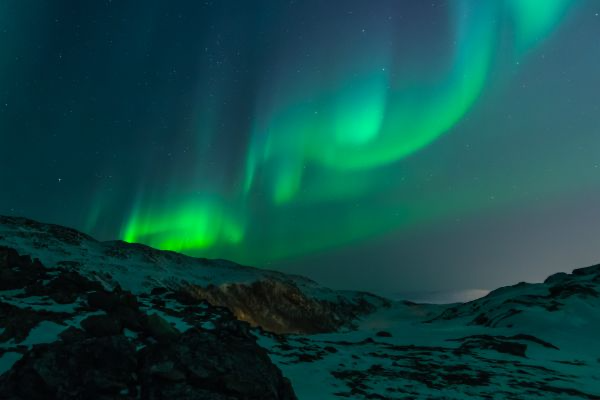
#> input picture img_lights.png, 600 x 400 px
$ python interactive_point_selection_gui_test.py
#> lines starting #> are read from the running program, lines starting #| are printed output that depends on the picture
# This import registers the 3D projection, but is otherwise unused.
import matplotlib.pyplot as plt
import numpy as np
from mpl_toolkits.mplot3d import Axes3D  # noqa: F401 unused import

fig = plt.figure()
ax = fig.add_subplot(111)
img = plt.imread("img_lights.png")
#> img is the input picture: shape (400, 600, 4) float32; mean R, G, B, A 0.06, 0.282, 0.272, 1
ax.imshow(img)

# ax.set_picker(5)
handle = ax.plot(np.random.rand(100), 'o', picker=5)  # 5 points tolerance


def on_pick(event):
    if event.mouseevent.dblclick == 0:
        return
    line = event.artist
    xdata, ydata = line.get_data()
    ind = event.ind
    print('on pick line:', np.array([xdata[ind], ydata[ind]]).T)
    xdata = np.delete(xdata, ind)
    ydata = np.delete(ydata, ind)
    line.set_data(xdata, ydata)
    event.canvas.draw_idle()
    pass


cid = fig.canvas.mpl_connect('pick_event', on_pick)

plt.show()
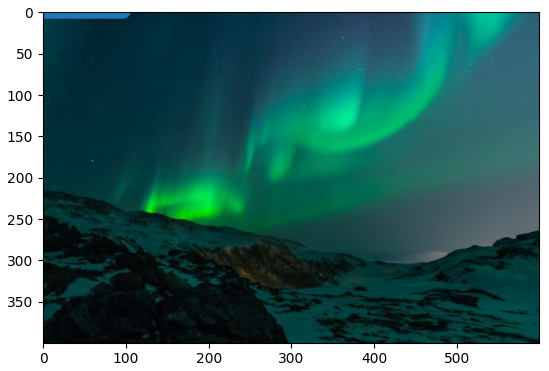
#> figure drawn by matplotlib, 1 panel
